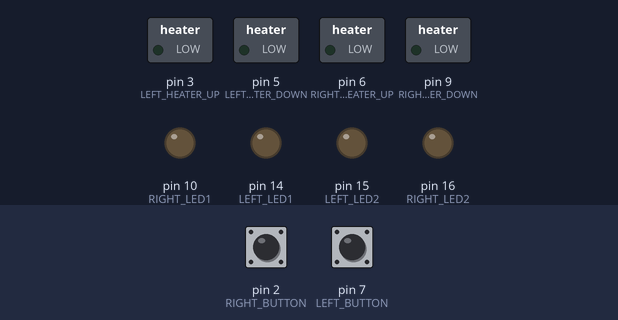
The sketch below on a simulated Arduino Uno, built with avr-gcc and run on an emulated ATmega328P. Shown: switched loads named in the sketch (green lamp = pin HIGH), output pins drawn as LEDs (lit = HIGH). The test bench sets the inputs (shaded band); at power-on: pin 2 (RIGHT_BUTTON) HIGH, pin 7 (LEFT_BUTTON) HIGH.

Above: at 1.8 s.
1.9 s: pin 2 (RIGHT_BUTTON) pulled LOW for 0.15 s
At 2.3 s:
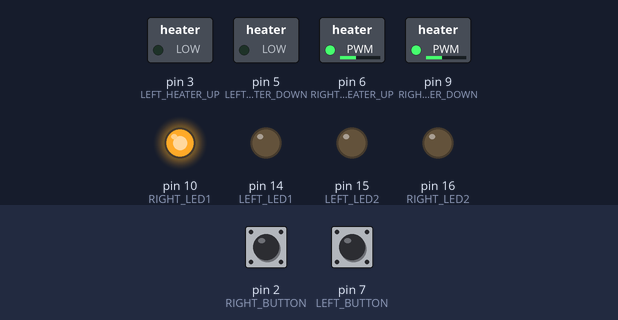
3.5 s: pin 7 (LEFT_BUTTON) pulled LOW for 0.15 s
At 4.7 s:
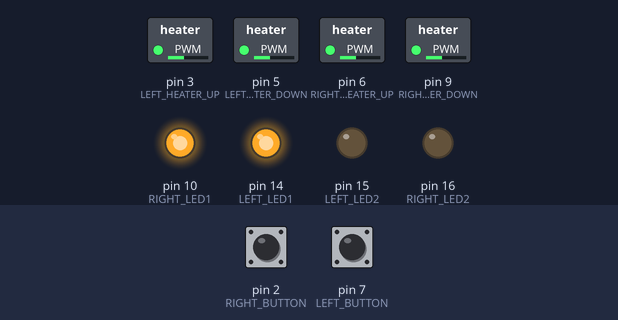
5.1 s: pin 2 (RIGHT_BUTTON) pulled LOW for 1 s
At 5.9 s:
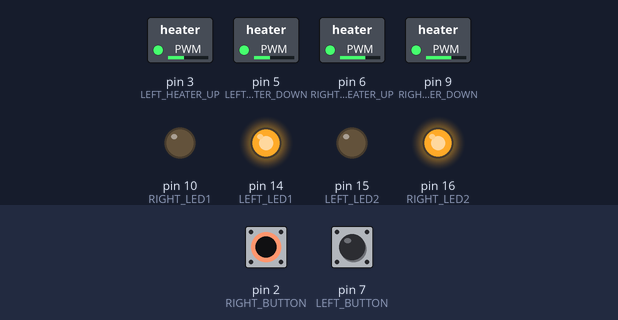
7.6 s: pin 7 (LEFT_BUTTON) pulled LOW for 1 s
At 9.0 s:
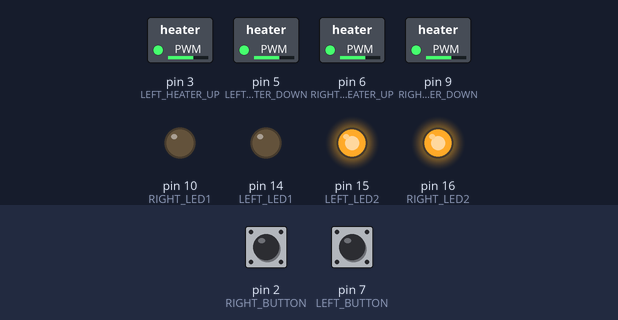
10.1 s: pin 2 (RIGHT_BUTTON) pulled LOW for 0.15 s
At 10.9 s:
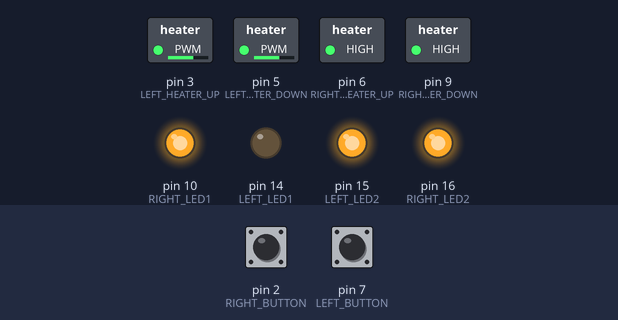
11.7 s: pin 7 (LEFT_BUTTON) pulled LOW for 0.15 s
At 12.1 s:
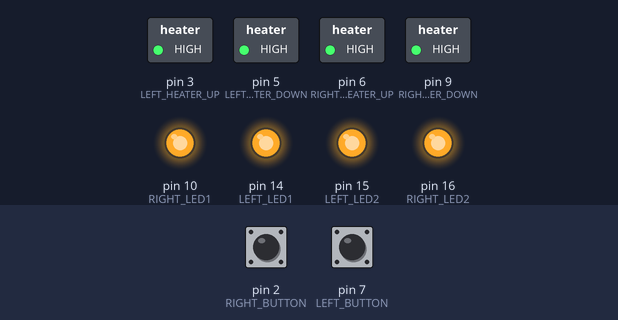
Timing chart, 0 to 14.3 s (numbered marks = the images above; inputs shaded):
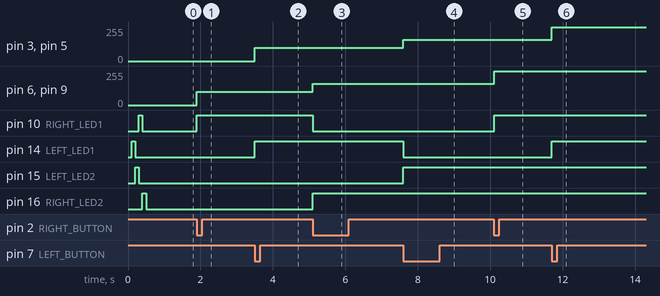

The sketch:

HeatedSeats.ino
```cpp
// (licence header left out)
#include <Adafruit_SleepyDog.h>

#include <Bounce2.h>


const int LEFT_LED1 = 14;
const int LEFT_LED2 = 15;

const int RIGHT_LED1 = 10;
const int RIGHT_LED2 = 16;


const int LEFT_BUTTON = 7;
const int RIGHT_BUTTON = 2;

const int LEFT_HEATER_UP = 3;
const int LEFT_HEATER_DOWN = 5;

const int RIGHT_HEATER_UP = 6;
const int RIGHT_HEATER_DOWN = 9;


Bounce leftDebouncer = Bounce();
Bounce rightDebouncer = Bounce();

int leftSeatState = 0;
int rightSeatState = 0;

// R - L
const int LED_SEQ[4][2] = {{0, 0}, {1, 0}, {0, 1}, {1, 1}};

// UP - DOWN
const int HEATER_SEQ[4][2] = {{0, 0}, {100, 100}, {160, 160}, {255, 255}};


//Timer leftSeatTimeout;

void setup() {

  int countdownMS = Watchdog.enable();

  pinMode(LEFT_HEATER_UP, OUTPUT);
  analogWrite(LEFT_HEATER_UP, 0);

  pinMode(LEFT_HEATER_DOWN, OUTPUT);
  analogWrite(LEFT_HEATER_DOWN, 0);

  pinMode(RIGHT_HEATER_UP, OUTPUT);
  analogWrite(RIGHT_HEATER_UP, 0);

  pinMode(RIGHT_HEATER_DOWN, OUTPUT);
  analogWrite(RIGHT_HEATER_DOWN, 0);

  // Setup LEDs
  pinMode(LEFT_LED1, OUTPUT);
  pinMode(LEFT_LED2, OUTPUT);
  pinMode(RIGHT_LED1, OUTPUT);
  pinMode(RIGHT_LED2, OUTPUT);

  ledPlay();

  // Setup the left button with an internal pull-up
  pinMode(LEFT_BUTTON, INPUT_PULLUP);

  // After setting up the button, setup the Bounce instance
  leftDebouncer.attach(LEFT_BUTTON);
  leftDebouncer.interval(5); // interval in ms

  // Setup the right button with an internal pull-up
  pinMode(RIGHT_BUTTON, INPUT_PULLUP);

  // After setting up the button, setup the Bounce instance
  rightDebouncer.attach(RIGHT_BUTTON);
  rightDebouncer.interval(5); // interval in ms
}

void loop() {
  Watchdog.reset();

  // Update the Bounce instances
  leftDebouncer.update();
  rightDebouncer.update();

  if ( leftDebouncer.fell() ) {
    leftSeatState++;
    leftSeatState %= 4;
    setLeftSeatState(leftSeatState);
  }

  if ( rightDebouncer.fell() ) {
    rightSeatState++;
    rightSeatState %= 4;
    setRightSeatState(rightSeatState);
  }
}

void ledPlay()
{
  int pattern[6][4] =
  {
    {0, 0, 0, 0},
    {1, 0, 0, 0},
    {0, 1, 0, 0},
    {0, 0, 1, 0},
    {0, 0, 0, 1},
    {0, 0, 0, 0},
  };

  for (int i = 0; i < (sizeof(pattern)/sizeof(int)/4); i++)
  {
    digitalWrite(LEFT_LED1,  pattern[i][0]);
    digitalWrite(LEFT_LED2,  pattern[i][1]);
    digitalWrite(RIGHT_LED1, pattern[i][2]);
    digitalWrite(RIGHT_LED2, pattern[i][3]);
    delay(100);
  }
  return;
}

void setLeftSeatState(int state)
{
  digitalWrite(LEFT_LED1, LED_SEQ[state][0]);  // Left
  digitalWrite(LEFT_LED2, LED_SEQ[state][1]);  // Right

  analogWrite(LEFT_HEATER_UP,   HEATER_SEQ[state][0]);  // Up
  analogWrite(LEFT_HEATER_DOWN, HEATER_SEQ[state][1]);  // Down
}

void setRightSeatState(int state)
{
  digitalWrite(RIGHT_LED1, LED_SEQ[state][0]);  // Left
  digitalWrite(RIGHT_LED2, LED_SEQ[state][1]);  // Right

  analogWrite(RIGHT_HEATER_UP,   HEATER_SEQ[state][0]); // Up
  analogWrite(RIGHT_HEATER_DOWN, HEATER_SEQ[state][1]); // Down
}
```

Measured:
- after the input at 1.9 s, pin 6 (RIGHT_HEATER_UP), pin 9 (RIGHT_HEATER_DOWN): 0/255 → 100/255 at once; pin 10 (RIGHT_LED1): LOW → HIGH at once
- after the input at 3.5 s, pin 3 (LEFT_HEATER_UP), pin 5 (LEFT_HEATER_DOWN): 0/255 → 100/255 at once; pin 14 (LEFT_LED1): LOW → HIGH at once
- after the input at 5.1 s, pin 6 (RIGHT_HEATER_UP), pin 9 (RIGHT_HEATER_DOWN): 100/255 → 160/255 at once; pin 10 (RIGHT_LED1): HIGH → LOW at once; pin 16 (RIGHT_LED2): LOW → HIGH at once
- after the input at 7.6 s, pin 3 (LEFT_HEATER_UP), pin 5 (LEFT_HEATER_DOWN): 100/255 → 160/255 at once; pin 14 (LEFT_LED1): HIGH → LOW at once; pin 15 (LEFT_LED2): LOW → HIGH at once
- after the input at 10.1 s, pin 6 (RIGHT_HEATER_UP), pin 9 (RIGHT_HEATER_DOWN): 160/255 → 255/255 at once; pin 10 (RIGHT_LED1): LOW → HIGH at once
- after the input at 11.7 s, pin 3 (LEFT_HEATER_UP), pin 5 (LEFT_HEATER_DOWN): 160/255 → 255/255 at once; pin 14 (LEFT_LED1): LOW → HIGH at once
